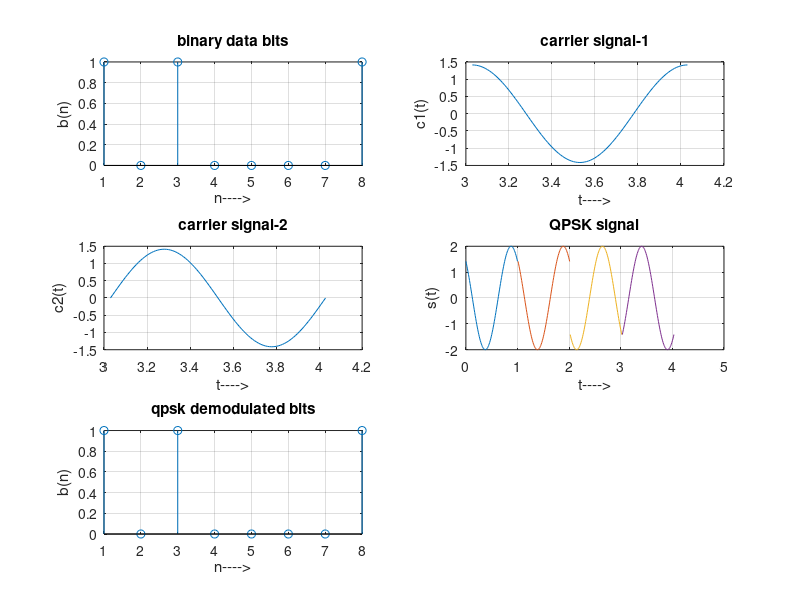

Here is the MATLAB script that generated this plot:
% QPSK Modulation
clc;
clear all;
close all;
%GENERATE QUADRATURE CARRIER SIGNAL
Tb=1;t=0:(Tb/100):Tb;fc=1;
c1=sqrt(2/Tb)*cos(2*pi*fc*t);
c2=sqrt(2/Tb)*sin(2*pi*fc*t);
%generate message signal
N=8;m=rand(1,N);
t1=0;t2=Tb
for i=1:2:(N-1)
 t=[t1:(Tb/100):t2]
 if m(i)>0.5
 m(i)=1;
 m_s=ones(1,length(t));
 else
 m(i)=0;
 m_s=-1*ones(1,length(t));
 end
 %odd bits modulated signal
 odd_sig(i,:)=c1.*m_s;
 if m(i+1)>0.5 
%18
 m(i+1)=1;
 m_s=ones(1,length(t));
 else
 m(i+1)=0;
 m_s=-1*ones(1,length(t));
 end
 %even bits modulated signal
 even_sig(i,:)=c2.*m_s;
 %qpsk signal
 qpsk=odd_sig+even_sig;
 %Plot the QPSK modulated signal
 subplot(3,2,4);plot(t,qpsk(i,:));
 title('QPSK signal');xlabel('t---->');ylabel('s(t)');grid on; hold on;
 t1=t1+(Tb+.01); t2=t2+(Tb+.01);
 end
hold off
%Plot the binary data bits and carrier signal
subplot(3,2,1);stem(m);
title('binary data bits');xlabel('n---->');ylabel('b(n)');grid on;
subplot(3,2,2);plot(t,c1);
title('carrier signal-1');xlabel('t---->');ylabel('c1(t)');grid on;
subplot(3,2,3);plot(t,c2);
title('carrier signal-2');xlabel('t---->');ylabel('c2(t)');grid on; 


 % QPSK Demodulation
 t1=0;t2=Tb
 for i=1:N-1
 t=[t1:(Tb/100):t2]
 %correlator
 x1=sum(c1.*qpsk(i,:));
 x2=sum(c2.*qpsk(i,:));
 %decision device
 if (x1>0&&x2>0)
 demod(i)=1;
 demod(i+1)=1;
 elseif (x1>0&&x2<0)
 demod(i)=1;
 demod(i+1)=0;
 elseif (x1<0&&x2<0)
 demod(i)=0;
 demod(i+1)=0;
 elseif (x1<0&&x2>0)
 demod(i)=0;
 demod(i+1)=1;
 end
 t1=t1+(Tb+.01); t2=t2+(Tb+.01);
 end
 subplot(3,2,5);stem(demod);
 title('qpsk demodulated bits');xlabel('n---->');ylabel('b(n)');grid on;